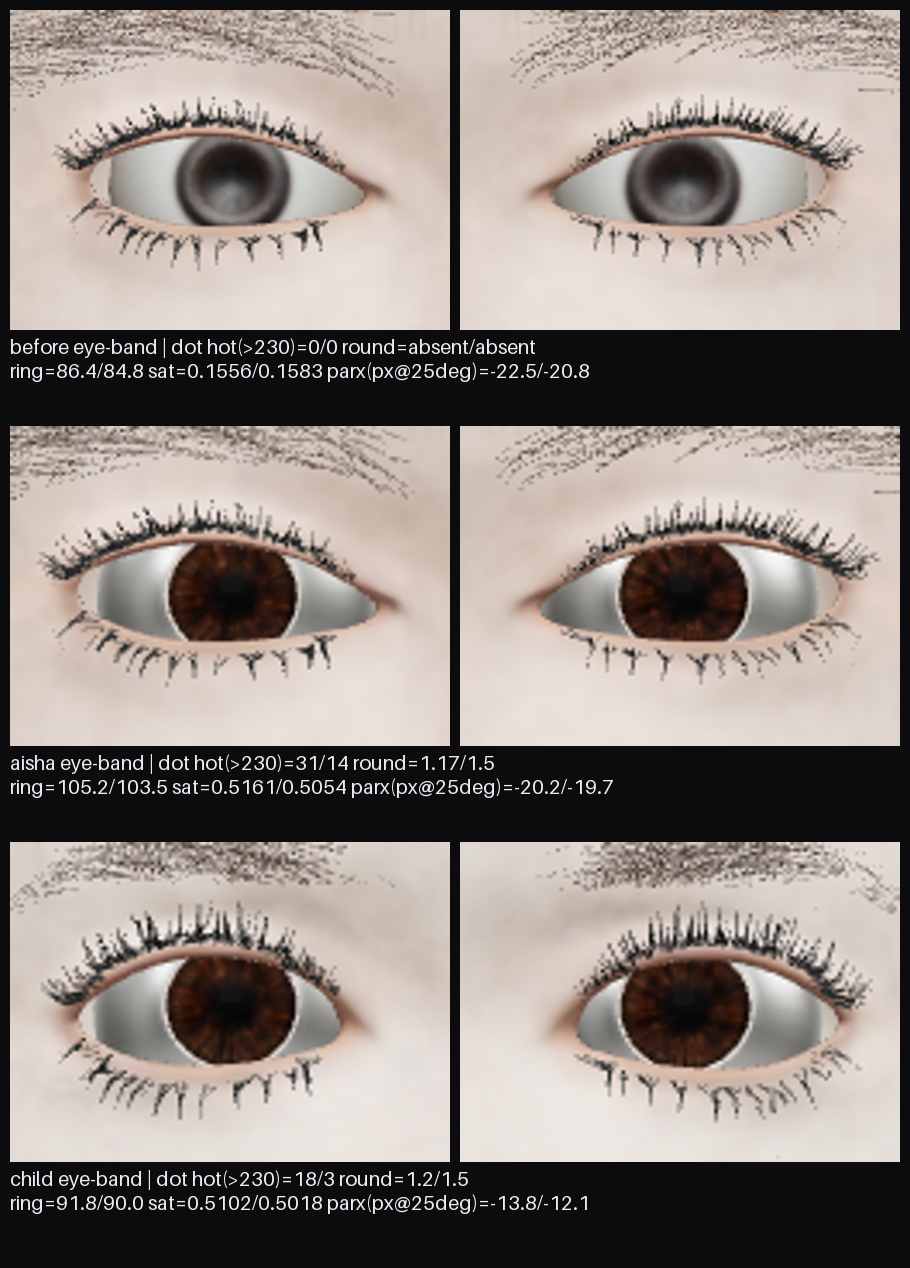

The Python source for this figure:
#!/usr/bin/env python3
"""G6 closeout: before/after eye-band composite + measured labels.

BEFORE = shipped store aisha-lidconform.glb (old painted-sphere eye),
  re-captured this slice through the identical three.js pipeline.
AFTER = geometric-eye-g6-head.glb (Aisha, re-captured this slice) +
  geometric-eye-g6-child-head.glb (second subject, proportional k).
Framing: full frames auto-frame per head, so eye BANDS are scale-
normalized (crop half-width = 5.5x detected iris radius, same aspect) --
same framing at the eye level. Labels carry measured numbers (dot,
ring, parallax shift). Also: socket-at-yaw background probe (cheap).
Out: geometric-eye-g6-before-after.png + geometric-eye-g6-before-after.json
"""
import json
from pathlib import Path

import numpy as np
from PIL import Image, ImageDraw, ImageFont

HERE = Path(__file__).parent
SETS = {
    "before": Path("/tmp/g6before"),
    "aisha": Path("/tmp/g6test"),
    "child": Path("/tmp/g6child"),
}
BG = np.array([20, 22, 28], dtype=float)  # scene background #14161c


def lum(im):
    a = np.asarray(im.convert("RGB")).astype(np.float64)
    return 0.2126 * a[:, :, 0] + 0.7152 * a[:, :, 1] + 0.0722 * a[:, :, 2]


def sat(im):
    a = np.asarray(im.convert("RGB")).astype(np.float64)
    mx = a.max(axis=2)
    mn = a.min(axis=2)
    return np.where(mx > 0, (mx - mn) / np.maximum(mx, 1), 0)


def label_dark(mask):
    lab = np.zeros(mask.shape, dtype=np.int32)
    cur = 0
    H, W = mask.shape
    for y in range(H):
        for x in range(W):
            if mask[y, x] and not lab[y, x]:
                cur += 1
                stack = [(y, x)]
                lab[y, x] = cur
                while stack:
                    cy, cx = stack.pop()
                    for dy in (-1, 0, 1):
                        for dx in (-1, 0, 1):
                            ny, nx = cy + dy, cx + dx
                            if 0 <= ny < H and 0 <= nx < W and mask[ny, nx] and not lab[ny, nx]:
                                lab[ny, nx] = cur
                                stack.append((ny, nx))
    return lab, cur


def find_irises(im):
    """Per-half darkest-core search in the eye strip -> L/R iris centres.
    Core (<50) isolates pupil/iris from lash lines; radius calibrated on
    the <70 iris mask near the core."""
    L = lum(im)
    H, W = L.shape
    roi = np.zeros_like(L, dtype=bool)
    roi[int(H * 0.24):int(H * 0.42), :] = True
    core = (L < 50) & roi
    lab, n = label_dark(core)
    out = []
    for half, sgn in ((slice(0, W // 2), 1), (slice(W // 2, W), 1)):
        best, bn = 0, 0
        for i in range(1, n + 1):
            ys, xs = np.nonzero((lab == i))
            xs = xs[(xs >= (0 if half.start == 0 else W // 2)) &
                   (xs < (W // 2 if half.start == 0 else W))]
            if 80 < len(xs) < 15000 and len(xs) > best:
                best, bn = len(xs), i
        assert bn, "no iris core in half"
        ys, xs = np.nonzero(lab == bn)
        xs = xs[(xs >= (0 if half.start == 0 else W // 2)) &
               (xs < (W // 2 if half.start == 0 else W))]
        ys = ys[(lab[ys, xs] == bn)] if False else None
        ys_all, xs_all = np.nonzero(lab == bn)
        keep = (xs_all >= (0 if half.start == 0 else W // 2)) & \
               (xs_all < (W // 2 if half.start == 0 else W))
        ys_all, xs_all = ys_all[keep], xs_all[keep]
        cx, cy = float(xs_all.mean()), float(ys_all.mean())
        # iris r = limbus edge: radius of max outward dark->bright gradient
        # on the radial luminance profile (works on painted + fibre irises).
        yy, xx = np.mgrid[0:H, 0:W]
        rr = np.hypot(xx - cx, yy - cy)
        prof = []
        for rad in range(8, 80):
            band = (rr >= rad - 1) & (rr < rad + 1)
            prof.append(float(L[band].mean()) if band.sum() else 0.0)
        grads = np.diff(prof)
        r = float(np.argmax(grads[7:]) + 7 + 8 + 1)  # offset: rad index
        r = min(max(r, 15.0), 60.0)
        # iris-centre station (matches grade.py): centroid of the <70 iris
        # mask within 1.5r of the core, not the pupil core itself.
        iris_m = (L < 70) & (np.hypot(xx - cx, yy - cy) < 1.5 * r)
        ys_i, xs_i = np.nonzero(iris_m)
        if len(xs_i):
            cx, cy = float(xs_i.mean()), float(ys_i.mean())
        out.append({"cx": cx, "cy": cy, "r": r, "n": int(len(xs_all))})
    out.sort(key=lambda d: d["cx"])  # grade.py convention: L = screen-left
    return out


def eye_metrics(im, c):
    L, S = lum(im), sat(im)
    H, W = L.shape
    yy, xx = np.mgrid[0:H, 0:W]
    d = np.hypot(xx - c["cx"], yy - c["cy"]) / max(c["r"], 1)
    inner = d < 0.7
    ann = (d >= 0.85) & (d < 1.15)
    hot = (L > 230) & (d < 1.3)
    n = int(hot.sum())
    m = {"hotCluster": n, "irisR_px": round(c["r"], 1)}
    if n:
        ys, xs = np.nonzero(hot)
        m["hotOffsetRadii"] = round(float(np.hypot(xs.mean() - c["cx"], ys.mean() - c["cy"]) / max(c["r"], 1)), 2)
        m["hotOffsetPx"] = round(float(np.hypot(xs.mean() - c["cx"], ys.mean() - c["cy"])), 1)
        w = float(xs.max() - xs.min() + 1)
        h = float(ys.max() - ys.min() + 1)
        m["hotRound"] = round(max(w, h) / max(min(w, h), 1), 2)
    m["ringLift"] = round(float(L[ann].mean() - L[inner].mean()), 1)
    m["interiorL"] = round(float(L[inner].mean()), 1)
    m["meansat"] = round(float(S[inner].mean()), 4)
    return m


def band_box(c, im):
    H, W = np.asarray(im).shape[:2]
    hw = int(3.4 * c["r"])
    hh = int(2.6 * c["r"])
    return (max(0, int(c["cx"]) - hw), max(0, int(c["cy"]) - hh),
            min(W, int(c["cx"]) + hw), min(H, int(c["cy"]) + hh))


def bg_frac(im, box):
    a = np.asarray(im.convert("RGB")).astype(float)
    x0, y0, x1, y1 = box
    reg = a[y0:y1, x0:x1]
    d = np.abs(reg - BG).sum(axis=2)
    return round(float((d < 30).sum()) / reg.size, 4)


rep = {}
crops = {}
for tag, d in SETS.items():
    front = Image.open(d / "g6-threejs-front.png")
    ir = find_irises(front)
    eyes = []
    for i, c in enumerate(ir):
        side = "L" if i == 0 else "R"  # image-left/right; consistent across takes
        m = eye_metrics(front, c)
        # parallax: iris centroid shift in yaw takes, in iris radii
        shifts = {}
        for yaw in ("yaw-plus-25", "yaw-minus-25"):
            imy = Image.open(d / f"g6-threejs-{yaw}.png")
            iry = find_irises(imy)
            cc = min(iry, key=lambda q: abs(q["cx"] - c["cx"]))
            dx = float(cc["cx"] - c["cx"])
            shifts[yaw] = {"px": round(dx, 1),
                           "radii": round(dx / max(c["r"], 1), 2)}
        m["parallaxShift"] = shifts
        m["cx"] = round(c["cx"], 1)
        m["cy"] = round(c["cy"], 1)
        eyes.append((side, m, c))
    rep[tag] = {s: m for s, m, _ in eyes}
    # socket probe: bg fraction in union band box, front vs yaw
    boxes = [band_box(c, front) for _, _, c in eyes]
    ux = (min(b[0] for b in boxes), min(b[1] for b in boxes),
          max(b[2] for b in boxes), max(b[3] for b in boxes))
    sock = {"front": bg_frac(front, ux)}
    for yaw in ("yaw-plus-25", "yaw-minus-25"):
        sock[yaw] = bg_frac(Image.open(d / f"g6-threejs-{yaw}.png"), ux)
    rep[tag]["socketBgFrac"] = sock
    # normalized crops (same output size => same framing)
    for (side, m, c), box in zip(eyes, boxes):
        crop = front.crop(box).resize((440, 320))
        crops[(tag, side)] = (crop, m)

print(json.dumps(rep, indent=1))

# ---- composite: rows before/aisha/child x cols L/R ----
ROW_H, COL_W = 320, 440
LAB_H = 96
rows = ["before", "aisha", "child"]
try:
    FONT = ImageFont.load_default(size=20)
except TypeError:
    FONT = ImageFont.load_default()
canvas = Image.new("RGB", (COL_W * 2 + 30, (ROW_H + LAB_H) * 3 + 20), (12, 12, 14))
dr = ImageDraw.Draw(canvas)
y = 10
for tag in rows:
    for j, side in enumerate(("L", "R")):
        crop, m = crops[(tag, side)]
        x = 10 + j * (COL_W + 10)
        canvas.paste(crop, (x, y))
    lab = (f"{tag} eye-band | "
           f"dot hot(>230)={rep[tag]['L']['hotCluster']}/{rep[tag]['R']['hotCluster']} "
           f"round={rep[tag]['L'].get('hotRound', 'absent')}/{rep[tag]['R'].get('hotRound', 'absent')}\n"
           f"ring={rep[tag]['L']['ringLift']}/{rep[tag]['R']['ringLift']} "
           f"sat={rep[tag]['L']['meansat']}/{rep[tag]['R']['meansat']} "
           f"parx(px@25deg)={rep[tag]['L']['parallaxShift']['yaw-plus-25']['px']}/{rep[tag]['R']['parallaxShift']['yaw-plus-25']['px']}")
    dr.text((10, y + ROW_H + 4), lab, fill=(235, 235, 240), font=FONT)
    y += ROW_H + LAB_H
canvas.save(HERE / "geometric-eye-g6-before-after.png")
(HERE / "geometric-eye-g6-before-after.json").write_text(json.dumps(rep, indent=1))
print("wrote geometric-eye-g6-before-after.png")
